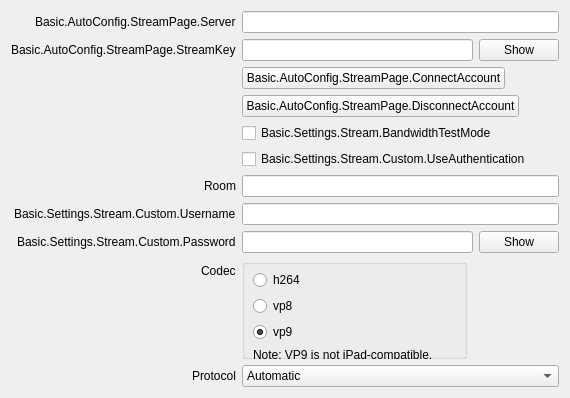
           <widget class="QWidget" name="streamKeyPage">
            <layout class="QFormLayout" name="streamkeyPageLayout">
             <property name="fieldGrowthPolicy">
              <enum>QFormLayout::AllNonFixedFieldsGrow</enum>
             </property>
             <property name="labelAlignment">
              <set>Qt::AlignRight|Qt::AlignTrailing|Qt::AlignVCenter</set>
             </property>
             <item row="0" column="0">
              <widget class="QLabel" name="serverLabel">
               <property name="text">
                <string>Basic.AutoConfig.StreamPage.Server</string>
               </property>
              </widget>
             </item>
             <item row="1" column="0">
              <widget class="QLabel" name="streamKeyLabel">
               <property name="text">
                <string>Basic.AutoConfig.StreamPage.StreamKey</string>
               </property>
               <property name="openExternalLinks">
                <bool>true</bool>
               </property>
               <property name="buddy">
                <cstring>key</cstring>
               </property>
              </widget>
             </item>
             <item row="1" column="1">
              <widget class="QWidget" name="streamKeyWidget" native="true">
               <layout class="QHBoxLayout" name="horizontalLayout_11">
                <property name="leftMargin">
                 <number>0</number>
                </property>
                <property name="topMargin">
                 <number>0</number>
                </property>
                <property name="rightMargin">
                 <number>0</number>
                </property>
                <property name="bottomMargin">
                 <number>0</number>
                </property>
                <item>
                 <widget class="QLineEdit" name="key">
                  <property name="inputMask">
                   <string notr="true"/>
                  </property>
                  <property name="text">
                   <string notr="true"/>
                  </property>
                  <property name="echoMode">
                   <enum>QLineEdit::Password</enum>
                  </property>
                 </widget>
                </item>
                <item>
                 <widget class="QPushButton" name="show">
                  <property name="text">
                   <string>Show</string>
                  </property>
                 </widget>
                </item>
               </layout>
              </widget>
             </item>
             <item row="2" column="0">
              <spacer name="horizontalSpacer_18">
               <property name="orientation">
                <enum>Qt::Horizontal</enum>
               </property>
               <property name="sizeHint" stdset="0">
                <size>
                 <width>170</width>
                 <height>8</height>
                </size>
               </property>
              </spacer>
             </item>
             <item row="2" column="1">
              <layout class="QHBoxLayout" name="horizontalLayout_15">
               <item>
                <widget class="QPushButton" name="connectAccount2">
                 <property name="text">
                  <string>Basic.AutoConfig.StreamPage.ConnectAccount</string>
                 </property>
                </widget>
               </item>
               <item>
                <spacer name="horizontalSpacer_19">
                 <property name="orientation">
                  <enum>Qt::Horizontal</enum>
                 </property>
                 <property name="sizeHint" stdset="0">
                  <size>
                   <width>40</width>
                   <height>20</height>
                  </size>
                 </property>
                </spacer>
               </item>
              </layout>
             </item>
             <item row="3" column="1">
              <layout class="QHBoxLayout" name="horizontalLayout_23">
               <item>
                <widget class="QPushButton" name="disconnectAccount">
                 <property name="text">
                  <string>Basic.AutoConfig.StreamPage.DisconnectAccount</string>
                 </property>
                </widget>
               </item>
               <item>
                <spacer name="horizontalSpacer_24">
                 <property name="orientation">
                  <enum>Qt::Horizontal</enum>
                 </property>
                 <property name="sizeHint" stdset="0">
                  <size>
                   <width>40</width>
                   <height>20</height>
                  </size>
                 </property>
                </spacer>
               </item>
              </layout>
             </item>
             <item row="4" column="1">
              <widget class="QCheckBox" name="bandwidthTestEnable">
               <property name="text">
                <string>Basic.Settings.Stream.BandwidthTestMode</string>
               </property>
              </widget>
             </item>
             <item row="5" column="1">
              <widget class="QCheckBox" name="useAuth">
               <property name="text">
                <string>Basic.Settings.Stream.Custom.UseAuthentication</string>
               </property>
              </widget>
             </item>
             <item row="6" column="0">
              <widget class="QLabel" name="roomLabel">
               <property name="text">
                <string>Room</string>
               </property>
               <property name="buddy">
                <cstring>room</cstring>
               </property>
              </widget>
             </item>
             <item row="6" column="1">
              <widget class="QLineEdit" name="room"/>
             </item>
             <item row="7" column="0">
              <widget class="QLabel" name="authUsernameLabel">
               <property name="text">
                <string>Basic.Settings.Stream.Custom.Username</string>
               </property>
               <property name="buddy">
                <cstring>authUsername</cstring>
               </property>
              </widget>
             </item>
             <item row="7" column="1">
              <widget class="QLineEdit" name="authUsername"/>
             </item>
             <item row="8" column="0">
              <widget class="QLabel" name="authPwLabel">
               <property name="text">
                <string>Basic.Settings.Stream.Custom.Password</string>
               </property>
               <property name="buddy">
                <cstring>authPw</cstring>
               </property>
              </widget>
             </item>
             <item row="8" column="1">
              <widget class="QWidget" name="authPwWidget" native="true">
               <layout class="QHBoxLayout" name="horizontalLayout_25">
                <property name="leftMargin">
                 <number>0</number>
                </property>
                <property name="topMargin">
                 <number>0</number>
                </property>
                <property name="rightMargin">
                 <number>0</number>
                </property>
                <property name="bottomMargin">
                 <number>0</number>
                </property>
                <item>
                 <widget class="QLineEdit" name="authPw">
                  <property name="echoMode">
                   <enum>QLineEdit::Password</enum>
                  </property>
                 </widget>
                </item>
                <item>
                 <widget class="QPushButton" name="authPwShow">
                  <property name="text">
                   <string>Show</string>
                  </property>
                 </widget>
                </item>
               </layout>
              </widget>
             </item>
             <item row="9" column="1">
              <widget class="QGroupBox" name="codecGroupBox">
               <property name="sizePolicy">
                <sizepolicy hsizetype="Fixed" vsizetype="Fixed">
                 <horstretch>0</horstretch>
                 <verstretch>0</verstretch>
                </sizepolicy>
               </property>
               <property name="minimumSize">
                <size>
                 <width>225</width>
                 <height>100</height>
                </size>
               </property>
               <property name="title">
                <string/>
               </property>
               <widget class="QWidget" name="verticalLayoutWidget">
                <property name="geometry">
                 <rect>
                  <x>10</x>
                  <y>10</y>
                  <width>206</width>
                  <height>84</height>
                 </rect>
                </property>
                <layout class="QVBoxLayout" name="verticalLayout_7">
                 <property name="sizeConstraint">
                  <enum>QLayout::SetFixedSize</enum>
                 </property>
                 <property name="leftMargin">
                  <number>1</number>
                 </property>
                 <property name="topMargin">
                  <number>1</number>
                 </property>
                 <property name="rightMargin">
                  <number>1</number>
                 </property>
                 <property name="bottomMargin">
                  <number>1</number>
                 </property>
                 <item>
                  <widget class="QRadioButton" name="h264RadioButton">
                   <property name="text">
                    <string>h264</string>
                   </property>
                   <attribute name="buttonGroup">
                    <string notr="true">codecButtonGroup</string>
                   </attribute>
                  </widget>
                 </item>
                 <item>
                  <widget class="QRadioButton" name="vp8RadioButton">
                   <property name="text">
                    <string>vp8</string>
                   </property>
                   <attribute name="buttonGroup">
                    <string notr="true">codecButtonGroup</string>
                   </attribute>
                  </widget>
                 </item>
                 <item>
                  <widget class="QRadioButton" name="vp9RadioButton">
                   <property name="text">
                    <string>vp9</string>
                   </property>
                   <property name="checked">
                    <bool>true</bool>
                   </property>
                   <attribute name="buttonGroup">
                    <string notr="true">codecButtonGroup</string>
                   </attribute>
                  </widget>
                 </item>
                 <item>
                  <widget class="QLabel" name="vp9WarnLabel">
                   <property name="enabled">
                    <bool>true</bool>
                   </property>
                   <property name="text">
                    <string>Note: VP9 is not iPad-compatible.</string>
                   </property>
                  </widget>
                 </item>
                </layout>
               </widget>
              </widget>
             </item>
             <item row="10" column="0">
              <widget class="QLabel" name="streamProtocolLabel">
               <property name="text">
                <string>Protocol</string>
               </property>
               <property name="buddy">
                <cstring>streamProtocol</cstring>
               </property>
              </widget>
             </item>
             <item row="10" column="1">
              <widget class="QComboBox" name="streamProtocol">
               <property name="currentIndex">
                <number>0</number>
               </property>
               <item>
                <property name="text">
                 <string>Automatic</string>
                </property>
               </item>
               <item>
                <property name="text">
                 <string>UDP</string>
                </property>
               </item>
               <item>
                <property name="text">
                 <string>TCP</string>
                </property>
               </item>
              </widget>
             </item>
             <item row="9" column="0">
              <widget class="QLabel" name="codecLabel">
               <property name="text">
                <string>Codec</string>
               </property>
              </widget>
             </item>
             <item row="0" column="1">
              <widget class="QLineEdit" name="serverName"/>
             </item>
            </layout>
           </widget>
